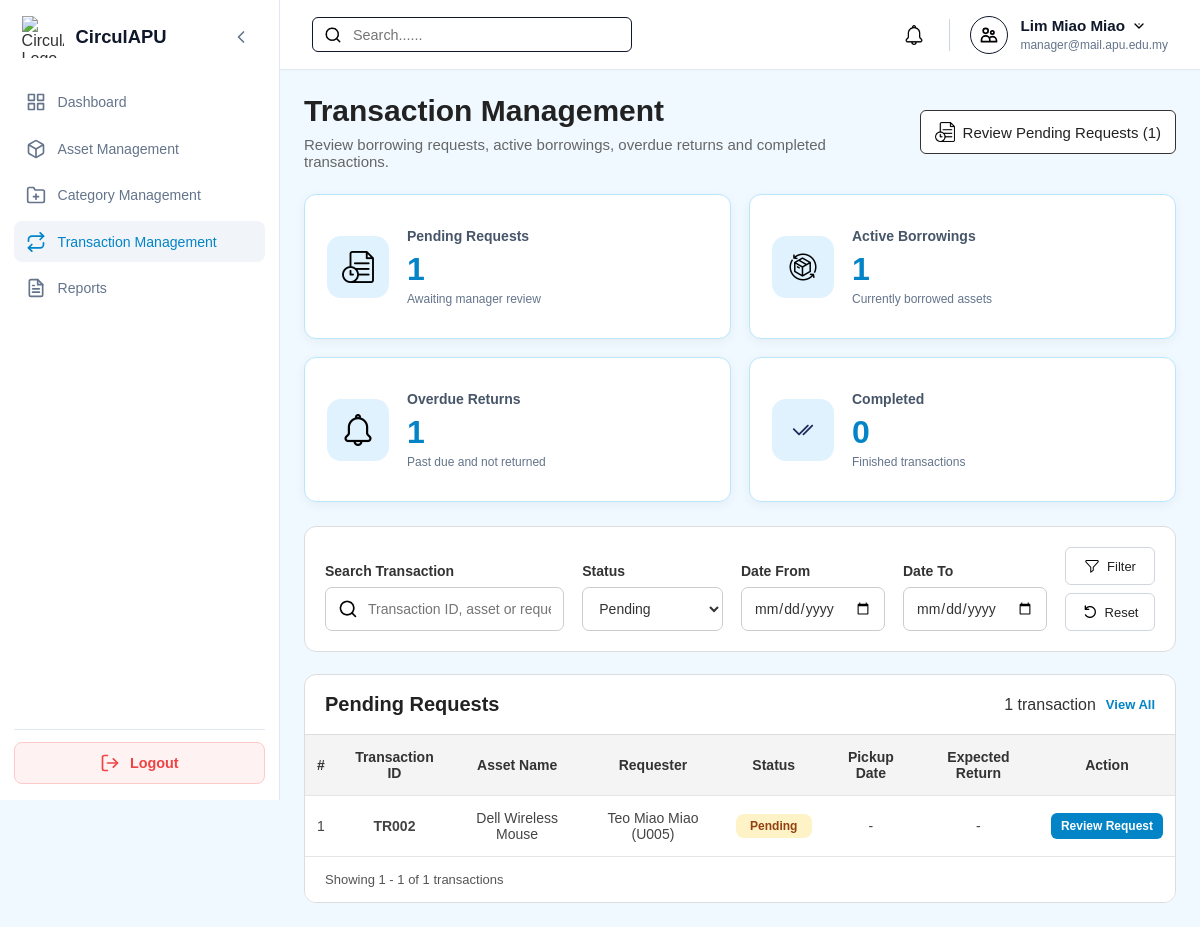
/Manager/manager_transactions.php?requestStatus=Pending (signed in), run on an earlier commit of the app's database.
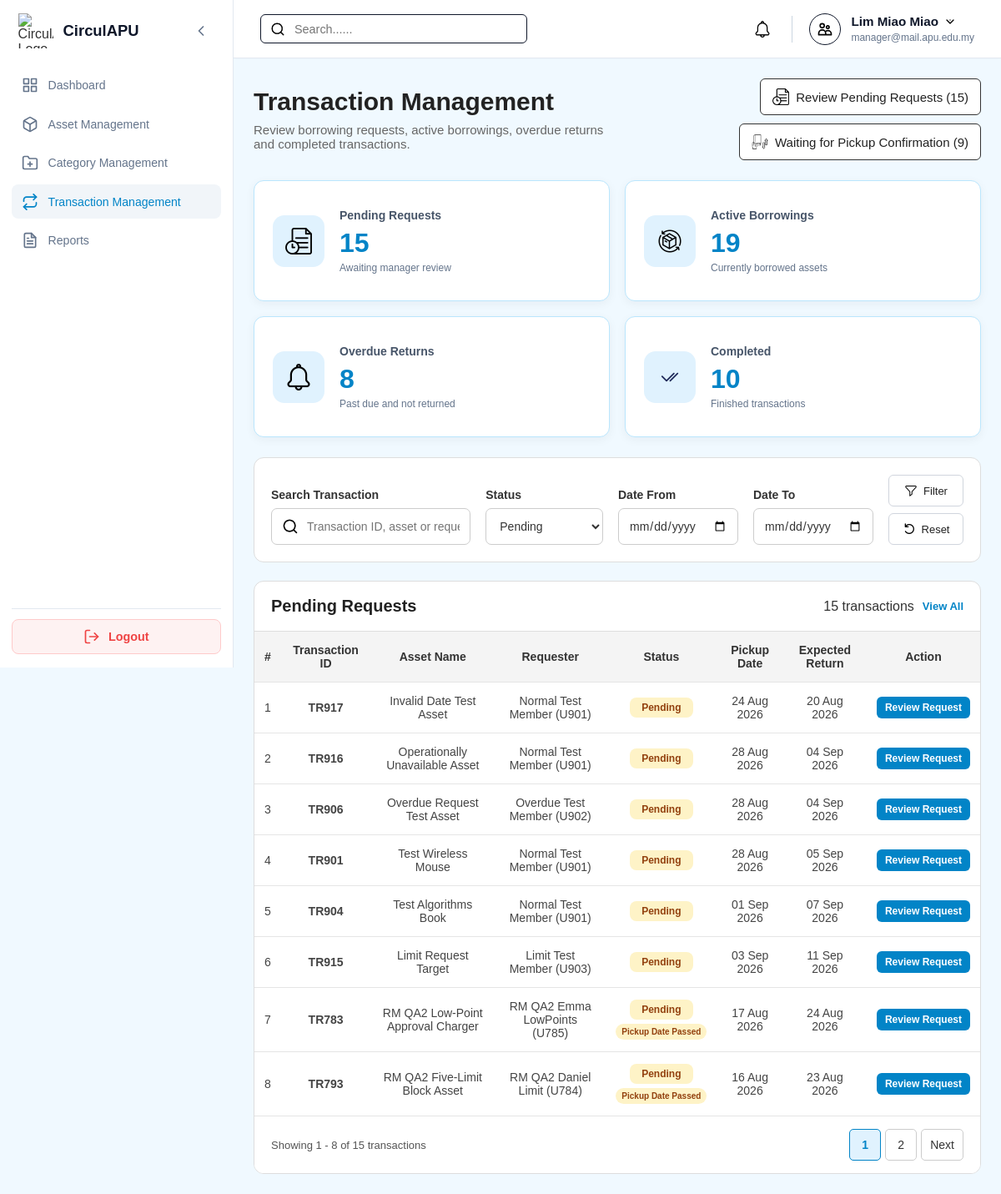
And on a later commit of the database.
### tables this page shows
CREATE TABLE `transactionrequests` (
  `transactionID` varchar(10) NOT NULL,
  `assetID` varchar(10) NOT NULL,
  `requesterID` varchar(10) NOT NULL,
  `requestDate` timestamp NOT NULL DEFAULT current_timestamp(),
  `requestStatus` enum('Pending','Approved','In Progress','Completed','Cancelled','Rejected','Overdue') NOT NULL DEFAULT 'Pending',
  `managerRemark` varchar(255) DEFAULT NULL,
  `decisionDate` timestamp NULL DEFAULT NULL,
  `requestMessage` varchar(255) DEFAULT NULL
);

CREATE TABLE `assets` (
  `assetID` varchar(10) NOT NULL,
  `ownerID` varchar(10) NOT NULL,
  `categoryID` varchar(10) NOT NULL,
  `assetName` varchar(150) NOT NULL,
  `description` varchar(255) DEFAULT NULL,
  `assetCondition` enum('New','Like New','Good','Fair','Poor') NOT NULL,
  `imageURL` varchar(255) DEFAULT NULL,
  `availabilityStatus` enum('Available','Reserved','Borrowed','Unavailable') NOT NULL,
  `listingStatus` enum('Draft','Pending Review','Ready for Verification','Approved','Published','Rejected','Removed') NOT NULL,
  `createdDate` timestamp NOT NULL DEFAULT current_timestamp(),
  `updatedDate` timestamp NULL DEFAULT NULL ON UPDATE current_timestamp(),
  `verificationStatus` enum('Pending','Approved','Rejected') NOT NULL
);

CREATE TABLE `user` (
  `userID` varchar(10) NOT NULL,
  `name` varchar(100) NOT NULL,
  `email` varchar(100) NOT NULL,
  `password` varchar(255) NOT NULL,
  `role` enum('Member','Auditor','Manager','Admin') NOT NULL DEFAULT 'Member',
  `status` enum('Active','Suspended','Deleted') NOT NULL DEFAULT 'Active',
  `ecopoint` int(11) NOT NULL DEFAULT 0,
  `dateCreated` timestamp NOT NULL DEFAULT current_timestamp()
);

### Manager/manager_transactions.php (the view, shortened to what the changed rows need)
<?php
require_once '../db.php';
function e($v): string { return htmlspecialchars((string)$v, ENT_QUOTES, 'UTF-8'); }
function showDate($v): string { return $v && strtotime($v) ? date('d M Y', strtotime($v)) : '-'; }
function pickupPriority($pickup,string $requestStatus): array {
    if($requestStatus!=='Pending'||!$pickup||!strtotime($pickup))return ['', ''];
    $date=date('Y-m-d',strtotime($pickup));
    $today=date('Y-m-d');
    $tomorrow=date('Y-m-d',strtotime('+1 day'));
    if($date<$today)return ['Pickup Date Passed','passed'];
    return ['', ''];
}
function pageURL($p): string {
    $q = $_GET; $q['page'] = $p;
    return 'manager_transactions.php?' . http_build_query($q);
}
function viewAllURL(bool $viewAll): string {
    $q=$_GET; unset($q['page']);
    if($viewAll) unset($q['viewAll']); else $q['viewAll']='1';
    $query=http_build_query($q);
    return 'manager_transactions.php'.($query?'?'.$query:'');
}
$search = trim($_GET['search'] ?? '');
$status = trim($_GET['requestStatus'] ?? '');
$dateFrom = trim($_GET['dateFrom'] ?? '');
$dateTo = trim($_GET['dateTo'] ?? '');
$activeOnly = ($_GET['active'] ?? '') === '1';
$activeTransaction = ($_GET['activeTransaction'] ?? '') === '1';
$pickupOnly = ($_GET['pickup'] ?? '') === '1';
$viewAll = ($_GET['viewAll'] ?? '') === '1';
$transactions=[];$nextPending=$nextPickup='';
$stats=['pending'=>0,'urgent'=>0,'pickup'=>0,'active'=>0,'overdue'=>0,'completed'=>0];
$error='';
$perPage = $viewAll ? 100000 : 8;
$page = max(1, (int)($_GET['page'] ?? 1));
$total = $offset = 0; $totalPages = 1;
try {
    $conn->set_charset('utf8mb4');
    $row = $conn->query("
        SELECT
            (SELECT COUNT(*) FROM transactionrequests WHERE requestStatus='Pending') pending,
            (SELECT COUNT(DISTINCT t.transactionID) FROM transactionrequests t
             JOIN borrowings b ON b.transactionID=t.transactionID
             WHERE t.requestStatus='Pending' AND DATE(b.borrowDate)=CURDATE()) urgent,
            (SELECT COUNT(*) FROM transactionrequests t
             JOIN borrowings b ON b.transactionID=t.transactionID
             JOIN assets a ON a.assetID=t.assetID
             WHERE t.requestStatus='Approved'
             AND b.actualReturnDate IS NULL
             AND b.borrowingStatus='Approved'
             AND CURDATE() BETWEEN DATE(b.borrowDate) AND DATE(b.expectedReturnDate)
             AND a.availabilityStatus<>'Unavailable'
) pickup,
            (SELECT COUNT(*) FROM borrowings
             WHERE actualReturnDate IS NULL AND borrowingStatus IN ('Borrowed','Active','Overdue')) active,
            (SELECT COUNT(*) FROM borrowings
             WHERE DATE(expectedReturnDate)<CURDATE() AND actualReturnDate IS NULL
             AND borrowingStatus IN ('Borrowed','Active','Overdue')) overdue,
            (SELECT COUNT(*) FROM transactionrequests WHERE requestStatus='Completed') completed,
            (SELECT t.transactionID
             FROM transactionrequests t
             LEFT JOIN borrowings b ON b.transactionID=t.transactionID
             WHERE t.requestStatus='Pending'
             ORDER BY CASE
                 WHEN DATE(b.borrowDate)=CURDATE() THEN 0
                 WHEN DATE(b.borrowDate)=DATE_ADD(CURDATE(),INTERVAL 1 DAY) THEN 1
                 WHEN DATE(b.borrowDate)>CURDATE() THEN 2
                 ELSE 3
             END,
             CASE WHEN DATE(b.borrowDate)>=CURDATE() THEN DATE(b.borrowDate) END ASC,
             t.requestDate ASC
             LIMIT 1) nextPending,
            (SELECT t.transactionID
             FROM transactionrequests t
             JOIN borrowings b ON b.transactionID=t.transactionID
             JOIN assets a ON a.assetID=t.assetID
             WHERE t.requestStatus='Approved'
             AND b.actualReturnDate IS NULL
             AND b.borrowingStatus='Approved'
             AND CURDATE() BETWEEN DATE(b.borrowDate) AND DATE(b.expectedReturnDate)
             AND a.availabilityStatus<>'Unavailable'
             ORDER BY DATE(b.borrowDate) ASC,t.requestDate ASC
             LIMIT 1) nextPickup
    ")->fetch_assoc();
    foreach ($stats as $k => $v) $stats[$k]=(int)($row[$k]??0);
    $nextPending=$row['nextPending']??'';
    $nextPickup=$row['nextPickup']??'';
    $where = []; $params = []; $types = '';
    $overdueSQL = "EXISTS(
        SELECT 1 FROM borrowings b
        WHERE b.transactionID=t.transactionID
        AND DATE(b.expectedReturnDate)<CURDATE()
        AND b.actualReturnDate IS NULL
        AND b.borrowingStatus IN ('Borrowed','Active','Overdue')
    )";
    if ($status === 'Overdue') {
        $where[] = $overdueSQL;
    } elseif ($status === 'In Progress') {
        $where[] = "t.requestStatus='In Progress' AND NOT $overdueSQL";
    } elseif ($status) {
        $where[] = 't.requestStatus=?'; $params[] = $status; $types .= 's';
    }
    $whereSQL = $where ? 'WHERE ' . implode(' AND ', $where) : '';
    if (!$error) {
        $stmt = $conn->prepare("SELECT COUNT(*) total
            FROM transactionrequests t
            JOIN assets a ON t.assetID=a.assetID
            JOIN user u ON t.requesterID=u.userID
            $whereSQL");
        if ($params) $stmt->bind_param($types, ...$params);
        $stmt->execute(); $total = (int)$stmt->get_result()->fetch_assoc()['total']; $stmt->close();
        $totalPages = max(1, (int)ceil($total / $perPage));
        $page = min($page, $totalPages); $offset = ($page - 1) * $perPage;
        $order=$pickupOnly?'pickupDate ASC,t.requestDate ASC':($status==='Pending'?"CASE WHEN DATE(pickupDate)=CURDATE() THEN 0 WHEN DATE(pickupDate)=DATE_ADD(CURDATE(),INTERVAL 1 DAY) THEN 1 WHEN DATE(pickupDate)>CURDATE() THEN 2 ELSE 3 END, CASE WHEN DATE(pickupDate)>=CURDATE() THEN DATE(pickupDate) END ASC, t.requestDate ASC":'t.requestDate DESC');
        $stmt = $conn->prepare("
            SELECT t.transactionID,t.requestDate,t.requestStatus,a.assetName,
                   u.userID requesterID,u.name requesterName,
                   (SELECT MAX(b.borrowDate) FROM borrowings b WHERE b.transactionID=t.transactionID) pickupDate,
                   (SELECT MAX(b.expectedReturnDate) FROM borrowings b WHERE b.transactionID=t.transactionID) dueDate,
                   $overdueSQL isOverdue
            FROM transactionrequests t
            JOIN assets a ON t.assetID=a.assetID
            JOIN user u ON t.requesterID=u.userID
            $whereSQL
            ORDER BY $order LIMIT ? OFFSET ?
        ");
        $list = [...$params, $perPage, $offset];
        $stmt->bind_param($types . 'ii', ...$list);
        $stmt->execute(); $transactions = $stmt->get_result()->fetch_all(MYSQLI_ASSOC); $stmt->close();
    }
} catch (Throwable $ex) {
    error_log($ex->getMessage());
    $error = 'Unable to load transaction records. Please try again.';
}
$start = $total ? $offset + 1 : 0;
$end = min($offset + $perPage, $total);
$listTitle=$pickupOnly?'Waiting for Pickup Confirmation':($status==='Pending'?'Pending Requests':'Transaction Requests');
$back=http_build_query(array_filter([
    'search'=>$search,'requestStatus'=>$status,'dateFrom'=>$dateFrom,'dateTo'=>$dateTo,
    'active'=>$activeOnly?'1':'','activeTransaction'=>$activeTransaction?'1':'',
    'pickup'=>$pickupOnly?'1':'','viewAll'=>$viewAll?'1':'','page'=>$page
],fn($v)=>$v!==''&&$v!==1));
$backParam=$back?'&back='.rawurlencode($back):'';
?>
<!DOCTYPE html>
<html lang="en">
<head>
<link rel="stylesheet" href="../style.css"><link rel="stylesheet" href="manager_style.css?v=<?=filemtime(__DIR__.'/manager_style.css')?>"><link rel="stylesheet" href="manager_mobile.css">
</head>
<body class="role-manager">
<div class="dashboard-container">
<?php include '../sidebar.php'; ?><div class="main-content"><?php include '../header.php'; ?>
<main class="page-body">
<section class="management-heading management-heading-action">
<div class="management-heading-text">
<h1>Transaction Management</h1>
</div>
<?php if($nextPending||$nextPickup):?>
<div class="transaction-heading-actions">
<?php if($nextPending):?>
<a href="manager_transaction_view.php?transactionID=<?=e($nextPending)?>&from=pending" class="management-create-btn">
<img src="../assets/icons/pendingVerification.png" alt="">
<?=$stats['urgent']>0?'Review Urgent Requests ('.$stats['urgent'].')':'Review Pending Requests ('.$stats['pending'].')'?>
</a>
<?php endif;?>
<?php if($nextPickup):?>
<a href="manager_transactions.php?pickup=1" class="management-create-btn">
<img src="../assets/icons/borrowed-assets.png" alt="">
Waiting for Pickup Confirmation (<?=$stats['pickup']?>)
</a>
<?php endif;?>
</div>
<?php endif;?>
</section>
<section class="stats-grid">
<a href="manager_transactions.php?requestStatus=Pending" class="stat-card">
<div class="stat-content"><h3>Pending Requests</h3><strong class="stat-value"><?= $stats['pending'] ?></strong><p class="stat-description">Awaiting manager review</p></div>
</a>
<a href="manager_borrowed_assets.php" class="stat-card">
<div class="stat-content"><h3>Active Borrowings</h3><strong class="stat-value"><?= $stats['active'] ?></strong><p class="stat-description">Currently borrowed assets</p></div>
</a>
<a href="manager_borrowed_assets.php?status=Overdue" class="stat-card">
<div class="stat-content"><h3>Overdue Returns</h3><strong class="stat-value"><?= $stats['overdue'] ?></strong><p class="stat-description">Past due and not returned</p></div>
</a>
<a href="manager_transactions.php?requestStatus=Completed" class="stat-card">
<div class="stat-content"><h3>Completed</h3><strong class="stat-value"><?= $stats['completed'] ?></strong><p class="stat-description">Finished transactions</p></div>
</a>
</section>
<?php if(!$transactions):?>
<div class="mobile-empty-card">No transaction requests found.</div>
<?php else:foreach($transactions as $t):
[$priorityLabel,$priorityClass]=pickupPriority($t['pickupDate'],$t['requestStatus']);?>
<?php endforeach;endif;?>
<section class="management-list desktop-transaction-list">
<div class="management-list-header">
<h2><?=e($listTitle)?></h2>
<div class="transaction-list-meta">
<span><?= $total ?> transaction<?= $total===1?'':'s' ?></span>
<a href="<?=e(viewAllURL($viewAll))?>"><?=$viewAll?'Paginated View':'View All'?></a>
</div>
</div>
<div class="management-table-wrapper">
<table class="management-table">
<thead><tr><th>#</th><th>Transaction ID</th><th>Asset Name</th><th>Requester</th><th>Status</th><th><?=$pickupOnly||$status==='Pending'?'Pickup Date':'Request Date'?></th><th>Expected Return</th><th>Action</th></tr></thead>
<tbody>
<?php if (!$transactions): ?>
<tr><td colspan="8" class="management-empty-state">No transaction requests found.</td></tr>
<?php else: foreach ($transactions as $i => $t): $displayStatus=$pickupOnly?'Awaiting Pickup':($t['isOverdue']?'Overdue':$t['requestStatus']); [$priorityLabel,$priorityClass]=pickupPriority($t['pickupDate'],$t['requestStatus']); ?>
<tr>
<td><?= $offset + $i + 1 ?></td>
<td><strong><?= e($t['transactionID']) ?></strong></td>
<td><?= e($t['assetName']) ?></td>
<td><?= e($t['requesterName'] . ' (' . $t['requesterID'] . ')') ?></td>
<td><span class="status-badge" data-status="<?=e($displayStatus)?>"><?=e($displayStatus)?></span><?php if($priorityLabel):?><br><span class="request-priority <?=e($priorityClass)?>"><?=e($priorityLabel)?></span><?php endif;?></td>
<td><?= e(showDate(($pickupOnly||$status==='Pending')?$t['pickupDate']:$t['requestDate'])) ?></td>
<td><?= e(showDate($t['dueDate'])) ?></td>
<td>
<?php if($pickupOnly||$status==='Pending'):?>
<a href="manager_transaction_view.php?transactionID=<?=e($t['transactionID'])?>&from=<?=rawurlencode($pickupOnly?'pickup':$status)?><?=$backParam?>" class="queue-action-link"><?=$pickupOnly?'Confirm Pickup':'Review Request'?></a>
<?php endif;?>
</td>
</tr>
<?php endforeach; endif; ?>
</tbody>
</table>
</div>
<div class="management-table-footer">
<p>Showing <?= $start ?> - <?= $end ?> of <?= $total ?> transactions</p>
<?php if (!$viewAll && $totalPages > 1): ?>
<nav class="pagination">
<?php for ($p=1; $p<=$totalPages; $p++): ?><a href="<?= e(pageURL($p)) ?>" class="<?= $p === $page ? 'active' : '' ?>"><?= $p ?></a><?php endfor; ?>
<?php if ($page < $totalPages): ?><a href="<?= e(pageURL($page + 1)) ?>">Next</a><?php endif; ?>
</nav>
<?php endif; ?>
</div>
</section>
</main>
</div></div>
</body></html>

What changed in the data, as far as the page shows it:
no longer on this page (row edited): transactionrequests: i "1", transactionID "TR002", assetID.assetName "Dell Wireless Mouse", requesterID.userID "Teo Miao Miao (U005)", requestStatus "Pending", requestDate "-", dueDate "-"
added transactionrequests: i "1", transactionID "TR917", assetID.assetName "Invalid Date Test Asset", requesterID.userID "Normal Test Member (U901)", requestStatus "Pending", requestDate "24 Aug 2026", dueDate "20 Aug 2026"
added transactionrequests: i "2", transactionID "TR916", assetID.assetName "Operationally Unavailable Asset", requesterID.userID "Normal Test Member (U901)", requestStatus "Pending", requestDate "28 Aug 2026", dueDate "04 Sep 2026"
added transactionrequests: i "3", transactionID "TR906", assetID.assetName "Overdue Request Test Asset", requesterID.userID "Overdue Test Member (U902)", requestStatus "Pending", requestDate "28 Aug 2026", dueDate "04 Sep 2026"
added transactionrequests: i "4", transactionID "TR901", assetID.assetName "Test Wireless Mouse", requesterID.userID "Normal Test Member (U901)", requestStatus "Pending", requestDate "28 Aug 2026", dueDate "05 Sep 2026"
added transactionrequests: i "5", transactionID "TR904", assetID.assetName "Test Algorithms Book", requesterID.userID "Normal Test Member (U901)", requestStatus "Pending", requestDate "01 Sep 2026", dueDate "07 Sep 2026"
added transactionrequests: i "6", transactionID "TR915", assetID.assetName "Limit Request Target", requesterID.userID "Limit Test Member (U903)", requestStatus "Pending", requestDate "03 Sep 2026", dueDate "11 Sep 2026"
added transactionrequests: i "7", transactionID "TR783", assetID.assetName "RM QA2 Low-Point Approval Charger", requesterID.userID "RM QA2 Emma LowPoints (U785)", requestStatus "Pending", priorityLabel "Pickup Date Passed", requestDate "17 Aug 2026", dueDate "24 Aug 2026"
added transactionrequests: i "8", transactionID "TR793", assetID.assetName "RM QA2 Five-Limit Block Asset", requesterID.userID "RM QA2 Daniel Limit (U784)", requestStatus "Pending", priorityLabel "Pickup Date Passed", requestDate "16 Aug 2026", dueDate "23 Aug 2026"
Also different on the page:
$stats['pending']: "1" → "15"
$stats['pickup']: (not shown) → "9"
$stats['active']: "1" → "19"
$stats['overdue']: "1" → "8"
$stats['completed']: "0" → "10"
$total: "1" → "15"
$end: "1" → "8"
text now shown: "Waiting for Pickup Confirmation ( ) s Next"
new list line: "1"
new list line: "2"
